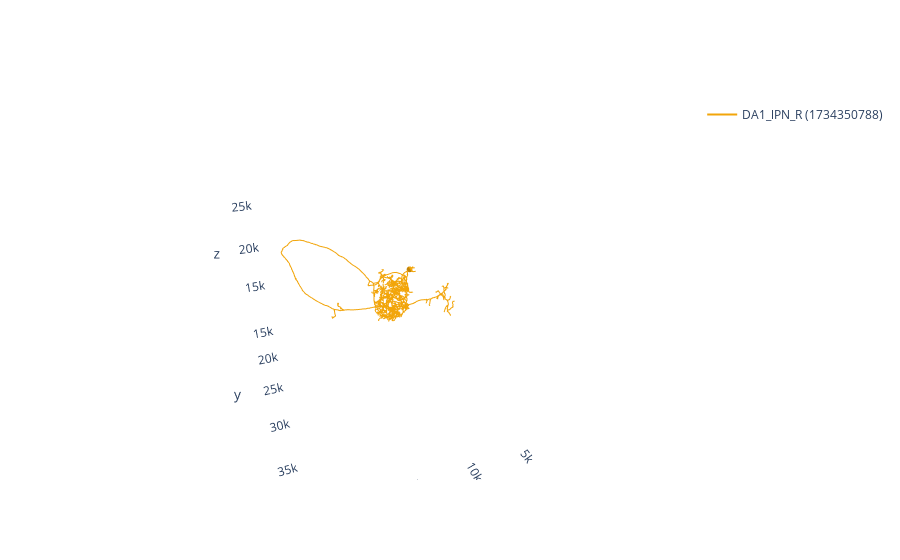

Notebook cell for this chart:
### Code cell
# Plot the neuron
navis.plot3d(n)

### Figure 1 — Plotly figure (JSON) as saved in the notebook; plotly's stock layout.template omitted (floating-point values rounded to 4 significant figures; data arrays with more than 128 entries replaced by an {"elided": "..."} marker saying what was removed)
{"data": [{"hoverinfo": "none", "hovertext": " ", "legendgroup": "1734350788", "line": {"color": "rgb(242.0,165.0,10.0)", "width": 2}, "mode": "lines", "name": "DA1_lPN_R (1734350788)", "showlegend": true, "type": "scatter3d", "x": {"elided": "5700 float values"}, "y": {"elided": "5700 float values"}, "z": {"elided": "5700 float values"}}, {"color": "rgb(242.0,165.0,10.0)", "hoverinfo": "name", "i": {"elided": "320 int values"}, "j": {"elided": "320 int values"}, "k": {"elided": "320 int values"}, "legendgroup": "1734350788", "showlegend": false, "type": "mesh3d", "x": {"elided": "162 float values"}, "y": {"elided": "162 float values"}, "z": {"elided": "162 float values"}}], "layout": {"autosize": true, "paper_bgcolor": "rgba(0, 0, 0, 0)", "plot_bgcolor": "rgba(0, 0, 0, 0)", "scene": {"aspectmode": "data", "aspectratio": {"x": 0.9184, "y": 1.224, "z": 0.8894}, "camera": {"center": {"x": 0, "y": 0, "z": 0}, "eye": {"x": 0.5622, "y": 1.696, "z": 1.096}, "projection": {"type": "perspective"}, "up": {"x": 0, "y": 0, "z": 1}}, "xaxis": {"backgroundcolor": "rgb(240, 240, 240)", "gridcolor": "rgb(255, 255, 255)", "showbackground": false, "showgrid": false, "showline": false, "type": "linear", "zerolinecolor": "rgb(255, 255, 255)"}, "yaxis": {"backgroundcolor": "rgb(240, 240, 240)", "gridcolor": "rgb(255, 255, 255)", "showbackground": false, "showgrid": false, "showline": false, "type": "linear", "zerolinecolor": "rgb(255, 255, 255)"}, "zaxis": {"backgroundcolor": "rgb(240, 240, 240)", "gridcolor": "rgb(255, 255, 255)", "showbackground": false, "showgrid": false, "showline": false, "type": "linear", "zerolinecolor": "rgb(255, 255, 255)"}}}}
